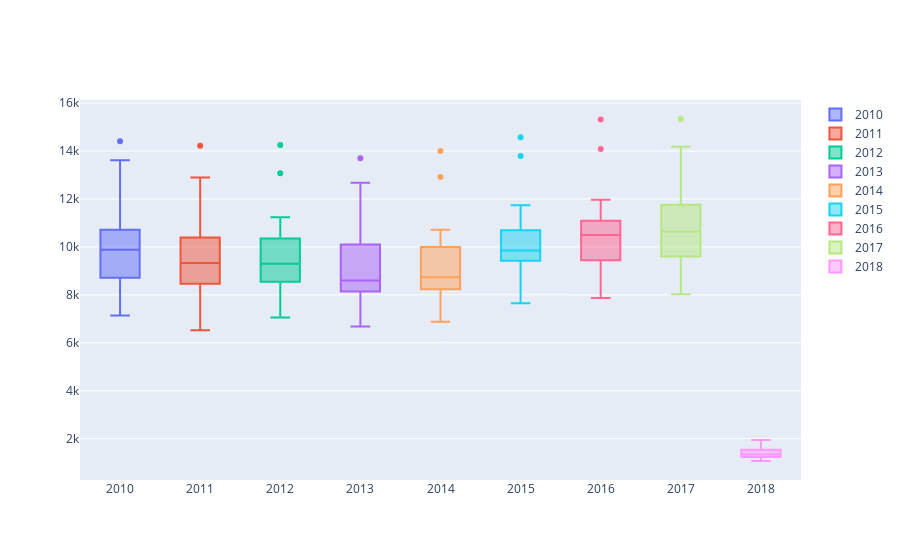

Notebook source saved alongside this figure:
### Markdown cell above
**7. box график статистики всех преступлений в распределении по годам.**

### Code cell
#we will use dataframe from task3
data7 = []
for i in df_task3.index:
    data7.append(go.Box(y=df_task3.loc[i], name=i))   
iplot(data7, show_link = False)
